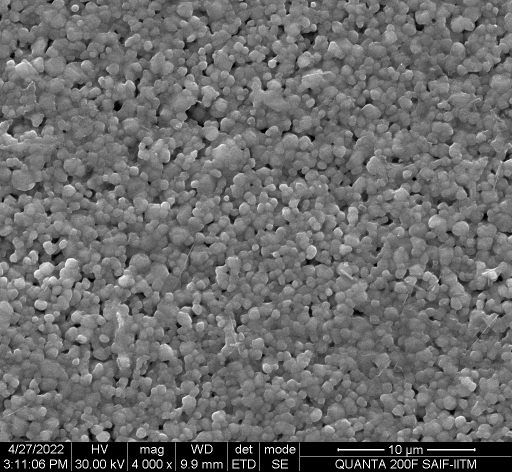
#> input picture DS-115_003.tif, 1024 x 943 px (shown at 1/2 size)
$ jupyter execute --allow-errors GLCM.ipynb   (older library calls are emulated)
#> lines starting #> are read from the running program, lines starting #| are printed output that depends on the picture; after the words box and inside, x2 and y2 are one past the last pixel; in counts of white or black regions, pixels touching at a corner belong together
[cell 1]
# New Image Processing: Apply Edge Detection
import cv2
import matplotlib.pyplot as plt

# Read the original TIFF image
original_image = cv2.imread("DS-115_003.tif", 1)
#> original_image is the input picture: shape (943, 1024, 3); min 0, max 255, mean 107.1

# Check if the image is loaded successfully
if original_image is None:
    print("Error: Image not loaded. Please check the file path.")
else:
    # Convert the image to grayscale
    gray_image = cv2.cvtColor(original_image, cv2.COLOR_BGR2GRAY)

    # Apply Canny edge detection
    edges = cv2.Canny(gray_image, 50, 150)
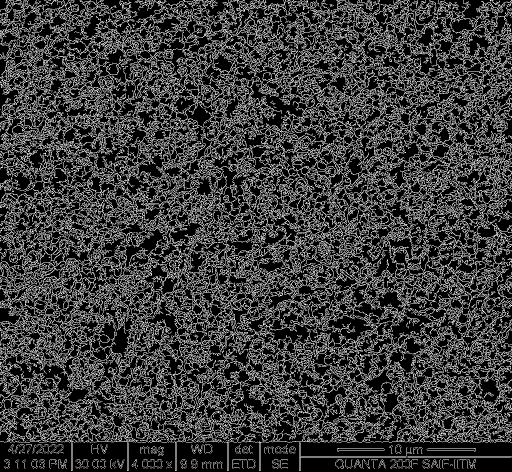
#> edges: shape (943, 1024) (shown at 1/2 size); 23.7% white in thin lines or dots

    # Display the original and edge-detected images side by side
    plt.figure(figsize=(10, 5))

    plt.subplot(1, 2, 1)
    plt.title("Original Image")
    plt.imshow(cv2.cvtColor(original_image, cv2.COLOR_BGR2RGB))

    plt.subplot(1, 2, 2)
    plt.title("Edge Detection")
    plt.imshow(edges, cmap='gray')

    plt.show()
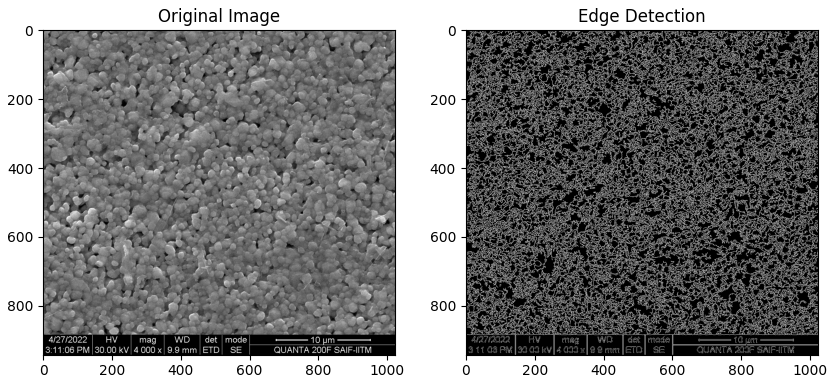
#> figure drawn by matplotlib, 2 panels

[cell 2]
# New Analysis: Texture Analysis using GLCM (Gray Level Co-occurrence Matrix)
import mahotas.features.texture as texture
import numpy as np  # Add this line to import NumPy

# Convert the image to uint8 (mahotas requires images to be in this format)
gray_image_uint8 = (gray_image * 255).astype(np.uint8)
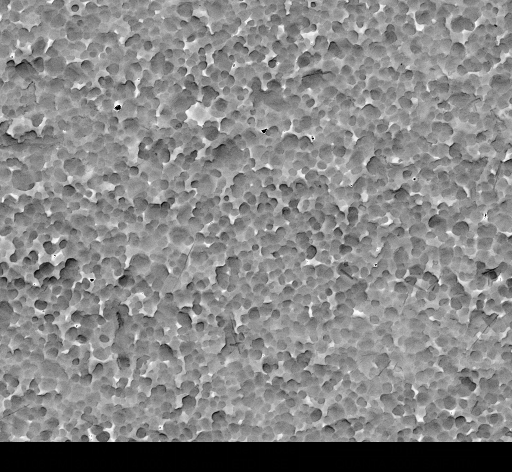
#> gray_image_uint8: shape (943, 1024) (shown at 1/2 size); min 0, max 255, mean 134.7

# Compute GLCM
#> (the rest of this cell did not finish here and is left out)

#> (a cell that did not finish here is left out)

[cell 4]
# New Contour Analysis: Identify and Draw Contours on the Edge-detected Image
contours, hierarchy = cv2.findContours(edges, cv2.RETR_EXTERNAL, cv2.CHAIN_APPROX_SIMPLE)
#> contours = 3385 contours, 2821 with area under 20; largest, box (x1, y1, x2, y2) and area: (537, 220, 741, 451) 3410, (30, 516, 193, 631) 3356, (423, 20, 569, 201) 3021, (593, 460, 744, 581) 2600, (139, 341, 454, 494) 2582

# Draw contours on a copy of the original image
image_with_contours = original_image.copy()
cv2.drawContours(image_with_contours, contours, -1, (0, 255, 0), 2)
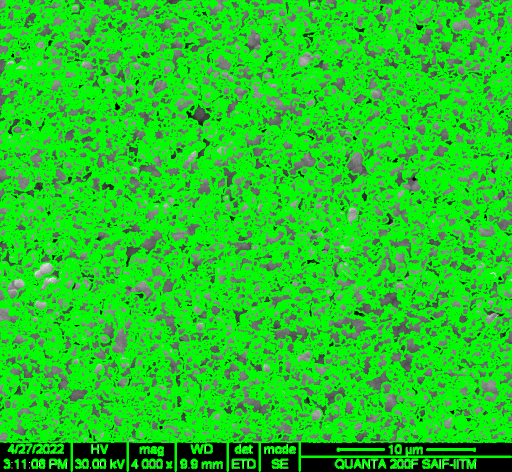
#> image_with_contours: shape (943, 1024, 3) (shown at 1/2 size); mean B, G, R 34.8, 199.2, 34.8

# Display the image with contours
plt.imshow(cv2.cvtColor(image_with_contours, cv2.COLOR_BGR2RGB))
plt.title("Image with Contours")
plt.show()

$ run again, with DS-115_004.tif copied over DS-115_003.tif
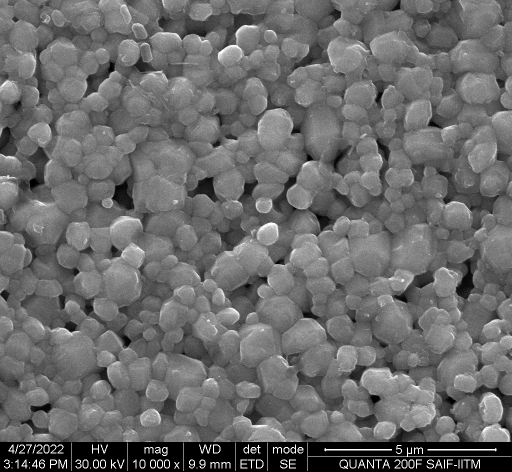
#> input picture DS-115_004.tif, 1024 x 943 px (shown at 1/2 size)
#> original_image is the input picture: shape (943, 1024, 3); min 0, max 255, mean 106.9
#> `edges = cv2.Canny(gray_image, 50, 150)`:
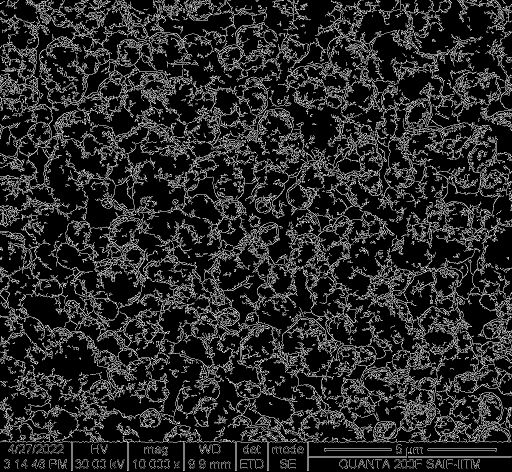
#> edges: shape (943, 1024) (shown at 1/2 size); 15.7% white in thin lines or dots
#> contours = 2901 contours, 2405 with area under 20; largest, box (x1, y1, x2, y2) and area: (794, 766, 887, 877) 2652, (0, 830, 935, 942) 2510, (921, 784, 1022, 885) 1928, (897, 743, 1012, 790) 1418, (206, 1, 301, 79) 1188
#> `cv2.drawContours(image_with_contours, contours, -1, (0, 255, 0), 2)`:
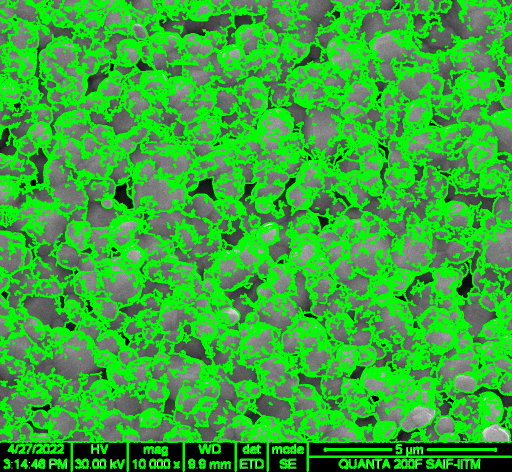
#> image_with_contours: shape (943, 1024, 3) (shown at 1/2 size); mean B, G, R 56, 169.1, 56

$ run again, with DS-115_005.tif copied over DS-115_003.tif
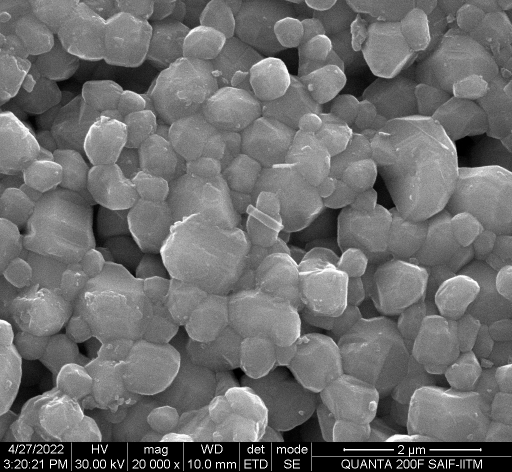
#> input picture DS-115_005.tif, 1024 x 943 px (shown at 1/2 size)
#> original_image is the input picture: shape (943, 1024, 3); min 0, max 255, mean 108.9
#> `edges = cv2.Canny(gray_image, 50, 150)`:
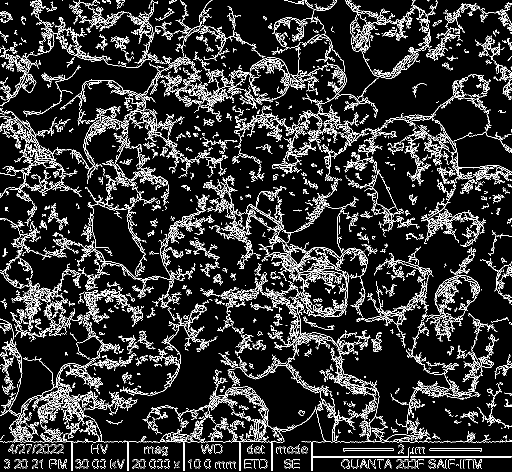
#> edges: shape (943, 1024) (shown at 1/2 size); 11.9% white in thin lines or dots
#> contours = 2518 contours, 2091 with area under 20; largest, box (x1, y1, x2, y2) and area: (0, 726, 633, 942) 1602, (670, 192, 909, 306) 873, (700, 10, 850, 157) 808, (154, 412, 400, 598) 752, (211, 788, 275, 831) 682
#> `cv2.drawContours(image_with_contours, contours, -1, (0, 255, 0), 2)`:
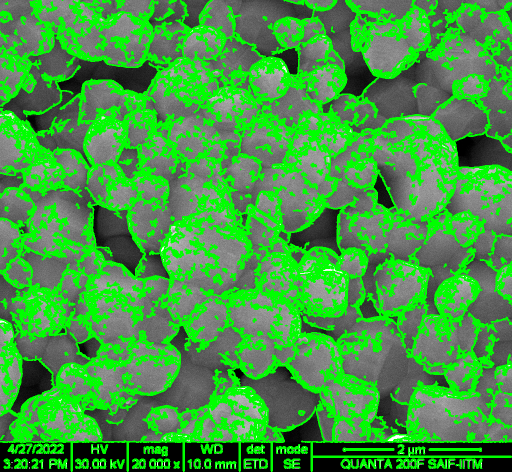
#> image_with_contours: shape (943, 1024, 3) (shown at 1/2 size); mean B, G, R 66.4, 152.8, 66.4
